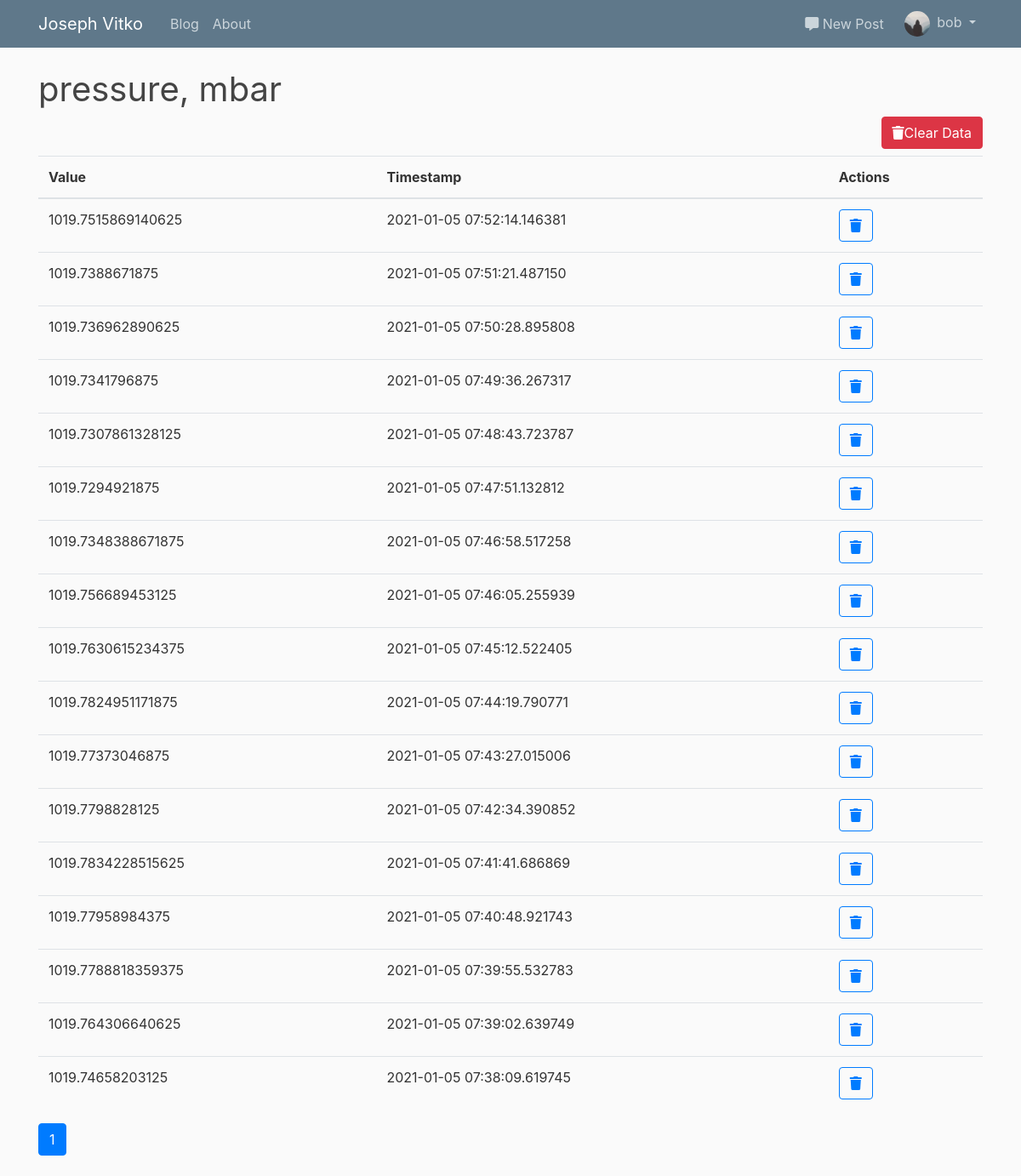
/admin/sensors/pressure (signed in), run on the app's committed database.
### flaskblog/models.py (models this page shows, shortened)
class User(db.Model, UserMixin):
    id = db.Column(db.Integer, primary_key=True)
    username = db.Column(db.String(20), unique=True, nullable=False)
    email = db.Column(db.String(120), unique=True, nullable=False)
    image_file = db.Column(db.String(20), nullable=False, default='default.jpg')
    password = db.Column(db.String(60), nullable=False)
    posts = db.relationship('Post', backref='author', lazy=True)
    roles = db.relationship('Role', secondary='user_roles')

### flaskblog/weather_data/models.py (models this page shows, shortened)
class Sensor(db.Model):
    id = db.Column(db.Integer(), primary_key=True)
    name = db.Column(db.String(50), nullable=False)
    unit = db.Column(db.String(50), nullable=True)
    data = db.relationship('Data', backref='recorded_by', lazy=True)
    def __repr__(self):
        return f"Sensor(''{self.id}', '{self.name}')"

class Data(db.Model):
    id = db.Column(db.Integer, primary_key=True)
    date_recorded = db.Column(db.DateTime, nullable=False, default=datetime.utcnow)
    value = db.Column(db.Float(50), nullable=False)
    sensor_id = db.Column(db.Integer, db.ForeignKey('sensor.id'), nullable=False)

### flaskblog/admin/routes.py (the view)
@admin.route('/admin/sensors/<string:sensor>')
@admin_permission.require(http_exception=403)
def getsensordata(sensor):
    sensor = Sensor.query.filter_by(name=sensor).first()
    data = Data.query.filter_by(sensor_id=sensor.id).order_by(Data.date_recorded.desc()).paginate(per_page=250)
    page = request.args.get('page', 1, type=int)
    return render_template('admin_data_dashboard.html', data=data, sensor=sensor, page=page, page_context='admin.getsensordata')

### flaskblog/models.py (called while the page is built)
@login_manager.user_loader
def load_user(user_id):
    return User.query.get(int(user_id))

### flaskblog/templates/admin_data_dashboard.html
{% extends "layout_admin.html" %}
{% block midsection %}
    <h1>{{ sensor.name }}, {{ sensor.unit }}</h1>
    <div class="float-right">
        <a role="button" class="btn btn-danger mb-2" href="{{ url_for('admin.clearsensordata', sensor=sensor.name) }}">
        <i class="fas fa-trash"></i>Clear Data
    </a>
    </div>
    <table class="table">
        <thead>
            <tr>
                <th>Value</th>
                <th>Timestamp</th>
                <th>Actions</th>
            </tr>
        </thead>
        <tbody>
            {% for datum in data.items %}
                <tr>
                    <td>{{ datum.value }}</td>
                    <td>{{ datum.date_recorded }}</td>
                    <td>
                        <a role="button" class="btn btn-outline-primary" data-toggle="tooltip" data-placement="bottom" title="Drop Sensor" href="{{ url_for('admin.deletesensordatum', sensor=sensor.name, id=datum.id) }}">
                            <i class="fas fa-trash"></i>
                        </a>
                    </td>
                </tr>
            {% endfor %}
        </tbody>
    </table>
    {% for page_num in data.iter_pages(left_edge=1, right_edge=1, left_current=1, right_current=2) %}
        {% if page_num %}
            {% if data.page == page_num %}
                <a class="btn btn-primary mb-4" href="{{ url_for(page_context, page=page_num, sensor=sensor) }}">{{ page_num }}</a>
            {% else %}
                <a class="btn btn-outline-info mb-4" href="{{ url_for(page_context, page=page_num, sensor=sensor) }}">{{ page_num }}</a>
            {% endif %}
        {% else %}
        ...
        {% endif %}
    {% endfor %}
{% endblock midsection %}

### flaskblog/templates/header.html (shortened to what this page needs)
<header class="site-header">
    <nav class="navbar navbar-expand-md navbar-dark bg-steel fixed-top">
        <div class="container">
            <a class="navbar-brand mr-4" href="/">Joseph Vitko</a>
            <div class="collapse navbar-collapse" id="navbarToggleMain">
                <div class="navbar-nav mr-auto">
                  <a class="nav-item nav-link" href="{{ url_for('main.blog') }}">Blog</a>
                  <a class="nav-item nav-link" href="{{ url_for('main.about') }}">About</a>
                </div>
            </div>
            {% if current_user.is_authenticated %}
                <div class="collapse navbar-collapse justify-content-end">
                    <div class="navbar-nav">
                        <div class="collapse navbar-collapse newpost" id="navbarTogglePost">
                            <a class="nav-item nav-link postlink nav-dropdown" href="{{ url_for('posts.new_post') }}"><i class="fas fa-comment-alt"></i> New Post</a>
                        </div>
                        <div class="collapse navbar-collapse" id="navbarToggleUser">
                            <li class="nav-item dropdown">
                                <a class="nav-link dropdown-toggle userlink nav-dropdown" href="#" id="navbarDropdownMenuLink" role="button" data-toggle="dropdown" aria-haspopup="true" aria-expanded="false">
                                    <div class="avatar-img-container">
                                        <img src="{{ url_for('static', filename='profile_pics/' + current_user.image_file) }}" class="rounded-circle avatar-img">
                                    </div>
                                    <span class="nav-text avatar-header">{{ current_user.username }}</span>
                                </a>
                            </li>
                        </div>
                    </div>
                </div>
            {% endif %}
        </div>
    </nav>
</header>

### flaskblog/static/main.css (style rules this page uses)
body { background: #fafafa; color: #333333; margin-top: 5rem; }
h1, h2, h3, h4, h5, h6 { color: #444444; font-weight: 400; }
.bg-steel { background-color: #5f788a; }
.site-header .navbar-nav .nav-link { color: #cbd5db; }
.avatar-img-container { width: 30px; height: auto; display: inline-block; }
.avatar-img { width: 100%; height: auto; }
.avatar-header { margin-left: 4px; }
.newpost { margin-right: 8px; }
.userlink { padding-top: 0; padding-bottom: 0; vertical-align: middle; padding-right: 0; }
.postlink { padding-top: 0; padding-bottom: 0; vertical-align: middle; }

### data on the page
User: image_file (placeholder picture), username "bob"
Sensor: name "pressure", unit "mbar"
Data: value "1019.7515869140625", date_recorded "2021-01-05 07:52:14.146381"
Data: value "1019.7388671875", date_recorded "2021-01-05 07:51:21.487150"
Data: value "1019.736962890625", date_recorded "2021-01-05 07:50:28.895808"
Data: value "1019.7341796875", date_recorded "2021-01-05 07:49:36.267317"
Data: value "1019.7307861328125", date_recorded "2021-01-05 07:48:43.723787"
Data: value "1019.7294921875", date_recorded "2021-01-05 07:47:51.132812"
Data: value "1019.7348388671875", date_recorded "2021-01-05 07:46:58.517258"
Data: value "1019.756689453125", date_recorded "2021-01-05 07:46:05.255939"
Data: value "1019.7630615234375", date_recorded "2021-01-05 07:45:12.522405"
Data: value "1019.7824951171875", date_recorded "2021-01-05 07:44:19.790771"
Data: value "1019.77373046875", date_recorded "2021-01-05 07:43:27.015006"
Data: value "1019.7798828125", date_recorded "2021-01-05 07:42:34.390852"
Data: value "1019.7834228515625", date_recorded "2021-01-05 07:41:41.686869"
Data: value "1019.77958984375", date_recorded "2021-01-05 07:40:48.921743"
Data: value "1019.7788818359375", date_recorded "2021-01-05 07:39:55.532783"
Data: value "1019.764306640625", date_recorded "2021-01-05 07:39:02.639749"
Data: value "1019.74658203125", date_recorded "2021-01-05 07:38:09.619745"

### other printed values
{{ page_num }} "1"
